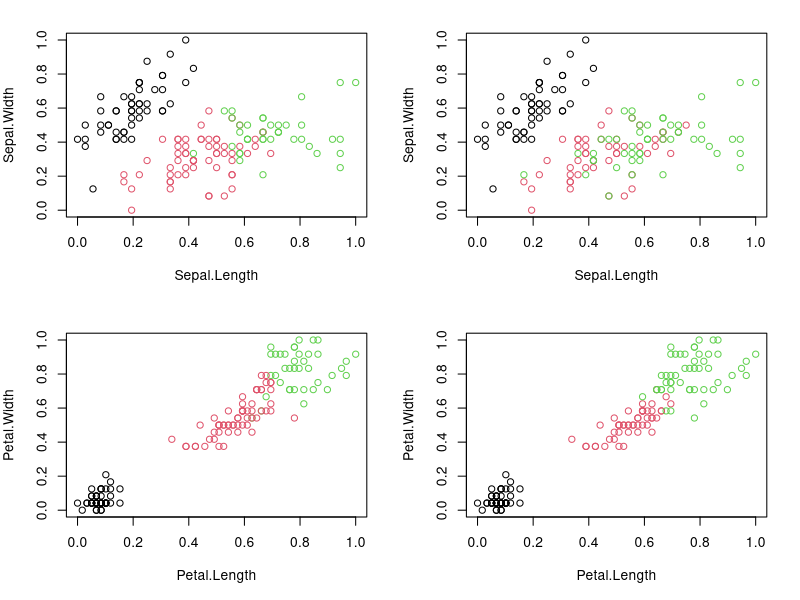

Generate this figure with R:
#K-Means Clustering

require("datasets")
data("iris") # load Iris Dataset
str(iris) #view structure of dataset

summary(iris) #view statistical summary of dataset

head(iris, 3) #view top  rows of dataset

#Preprocess the dataset
#Since clustering is a type of Unsupervised Learning, 
#we would not require Class Label(output) during execution of our algorithm. 
#We will, therefore, remove Class Attribute “Species” and store it in another variable. 
#We would then normalize the attributes between 0 and 1 using our own function.

iris.new<- iris[,c(1,2,3,4)]
iris.class<- iris[,"Species"]
head(iris.new, 3)

head(iris.class, 3)

normalize <- function(x){
  return ((x-min(x))/(max(x)-min(x)))
}

iris.new$Sepal.Length<- normalize(iris.new$Sepal.Length)
iris.new$Sepal.Width<- normalize(iris.new$Sepal.Width)
iris.new$Petal.Length<- normalize(iris.new$Petal.Length)
iris.new$Petal.Width<- normalize(iris.new$Petal.Width)
head(iris.new)

#Apply the K-means clustering algorithm
result<- kmeans(iris.new,3) #aplly k-means algorithm with no. of centroids(k)=3
result$size # gives no. of records in each cluster

result$centers # gives value of cluster center datapoint value(3 centers for k=3)

result$cluster #gives cluster vector showing the custer where each record falls

#Verify results of clustering
par(mfrow=c(2,2), mar=c(5,4,2,2))
plot(iris.new[c(1,2)], col=result$cluster)# Plot to see how Sepal.Length and Sepal.Width data points have been distributed in clusters
plot(iris.new[c(1,2)], col=iris.class)# Plot to see how Sepal.Length and Sepal.Width data points have been distributed originally as per "class" attribute in dataset
plot(iris.new[c(3,4)], col=result$cluster)# Plot to see how Petal.Length and Petal.Width data points have been distributed in clusters
plot(iris.new[c(3,4)], col=iris.class)

table(result$cluster,iris.class)

#Results of the table show that Cluster 1 corresponds to Virginica, 
#Cluster 2 corresponds to Versicolor 
#and Cluster 3 to Setosa.

#Total number of correctly classified instances are: 36 + 47 + 50= 133
#Total number of incorrectly classified instances are: 3 + 14= 17

#How did the model do?
#TASK: Accuracy = number of correctly classified/(total classified) = 88.67%
(36+47+50)/(133+17)
#i.e our model has achieved ?% accuracy!




